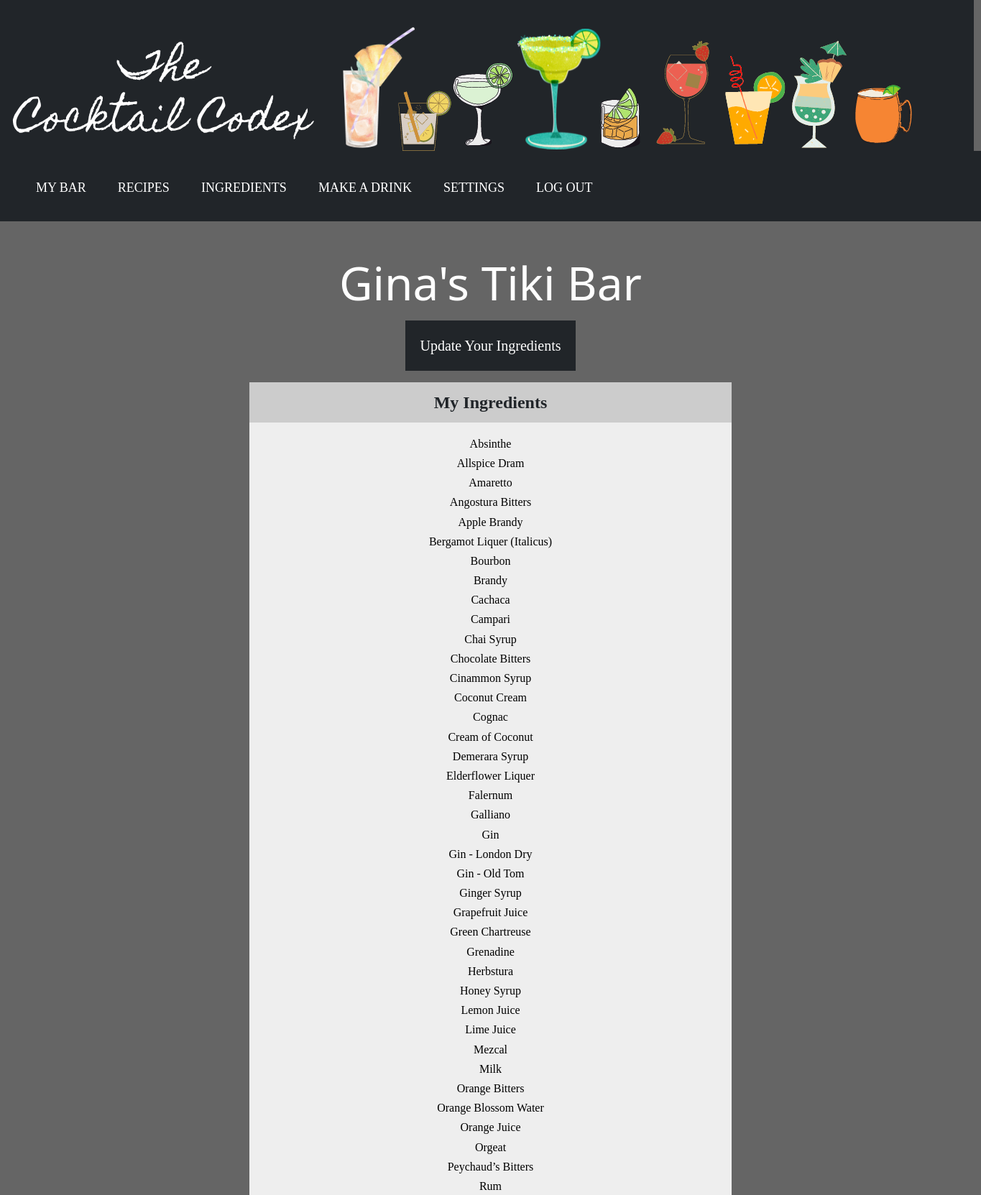
Page /myingredients (signed in, upper part) on the committed database.
### tables this page shows
CREATE TABLE users (
id INTEGER PRIMARY KEY AUTOINCREMENT NOT NULL,
username TEXT NOT NULL,
hash TEXT NOT NULL, name TEXT, email NVARCHAR, bar_name TEXT);

CREATE TABLE bars (id INTEGER PRIMARY KEY AUTOINCREMENT NOT NULL, user_id INTEGER, bar_name TEXT, ingredients TEXT);

### app.py (the view)
@app.route("/myingredients")
@login_required
def myingredients():
    BARS = db.execute("SELECT * FROM bars WHERE user_id=? ORDER BY ingredients", session["user_id"])
    USERS = db.execute("SELECT * FROM users WHERE id=?", session["user_id"])
    bar_name = USERS[0]["bar_name"]
    return render_template("myingredients.html", bars=BARS, bar_name=bar_name)

### app.py (called while the page is built)
@app.after_request
def after_request(response):
    response.headers["Cache-Control"] = "no-cache, no-store, must-revalidate"
    response.headers["Expires"] = 0
    response.headers["Pragma"] = "no-cache"
    return response

### helpers.py (called while the page is built)
def login_required(f):
    @wraps(f)
    def decorated_function(*args, **kwargs):
        if session.get("user_id") is None:
            return redirect("/login")
        return f(*args, **kwargs)
    return decorated_function

### templates/myingredients.html (shortened to what this page needs)
{% extends "layout.html" %}
{% block main %}
    <header>
        <div>
            <h1>
                {{ bar_name }}
            </h1>
            <form action="/update" method="get">
                <button type="submit" class="button"><a class="btn_link" href="/update">Update Your Ingredients</a></button>
            </form>
        </div>
    </header>
    <body>
        <div class="body">
            <p>
                <div class="header">My Ingredients</div>
                {% for bar in bars %}
                <h4> {{ bar["ingredients"] }}</h4>
                {% endfor %}
            </p>
        </div>
        </body>
{% endblock %}

### static/styles.css (style rules this page uses)
body { background-color: #656565; }
h1 { color: #ffffff; font-size: 64px; }
h4 { color: #000000; font-size: 16px; font-family: "Verdana"; }
.button { color: white; background-color: #212529; border: none; margin-top: 5px; font-family: "Verdana"; font-size: 20px; padding: 20px; width: auto; }
.btn_link { color: white; font-family: "Verdana"; font-size: 20px; text-decoration: none; }
.body { background-color: #eee; width: 50%; margin: auto; padding-bottom: 20px; }
.header { background-color: #ccc; width: 100%; margin-bottom: 20px; font-family: "Verdana"; font-size: 24px; font-weight: bold; padding: 10px; }

### rows in the picture
users: bar_name "Gina's Tiki Bar"
bars: ingredients "Absinthe"
bars: ingredients "Allspice Dram"
bars: ingredients "Amaretto"
bars: ingredients "Angostura Bitters"
bars: ingredients "Apple Brandy"
bars: ingredients "Bergamot Liquer (Italicus)"
bars: ingredients "Bourbon"
bars: ingredients "Brandy"
bars: ingredients "Cachaca"
bars: ingredients "Campari"
bars: ingredients "Chai Syrup"
bars: ingredients "Chocolate Bitters"
bars: ingredients "Cinammon Syrup"
bars: ingredients "Coconut Cream"
bars: ingredients "Cognac"
bars: ingredients "Cream of Coconut"
bars: ingredients "Demerara Syrup"
bars: ingredients "Elderflower Liquer"
bars: ingredients "Falernum"
bars: ingredients "Galliano"
bars: ingredients "Gin"
bars: ingredients "Gin - London Dry"
bars: ingredients "Gin - Old Tom"
bars: ingredients "Ginger Syrup"
bars: ingredients "Grapefruit Juice"
bars: ingredients "Green Chartreuse"
bars: ingredients "Grenadine"
bars: ingredients "Herbstura"
bars: ingredients "Honey Syrup"
bars: ingredients "Lemon Juice"
bars: ingredients "Lime Juice"
bars: ingredients "Mezcal"
bars: ingredients "Milk"
bars: ingredients "Orange Bitters"
bars: ingredients "Orange Blossom Water"
bars: ingredients "Orange Juice"
bars: ingredients "Orgeat"
bars: ingredients "Peychaud’s Bitters"
bars: ingredients "Rum"
